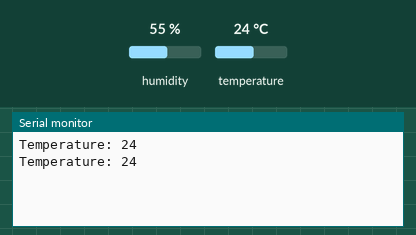
Bench run of a sketch on a simulated Arduino Uno, built with avr-gcc and run on an emulated ATmega328P. Parts: the last lines printed to the serial monitor. The inputs (shaded band) are chosen by the test bench; at power-on: temperature 24 °C, humidity 55 %.

Above: at 1.3 s.
1.4 s: temperature set to 12 °C
At 2.0 s:
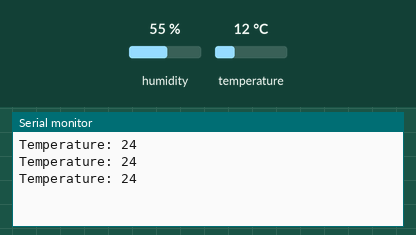
2.9 s: temperature set to 19 °C
At 3.6 s:
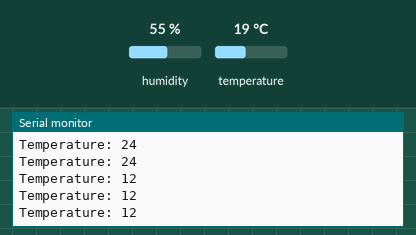
Timing chart, 0 to 5.9 s (numbered marks = the images above; inputs shaded):
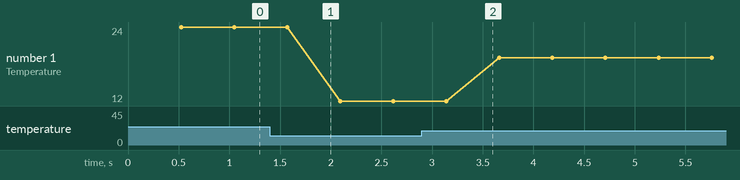

The sketch:

DHT11-with-LED.ino
```cpp
// Include the DHT11 library for interfacing with the sensor.
#include <DHT11.h>

// Create an instance of the DHT11 class.
DHT11 dht11(2);

// What pin the LED is connected to
int ledPin=9;

void setup() {
    // Initialize serial communication to allow debugging and data readout.
    // Using a baud rate of 9600 baud.
    Serial.begin(9600);
}

void loop() {
    // Attempt to read the temperature and humidity values from the DHT11 sensor.
    int temperature = dht11.readTemperature();

    // Check the results of the readings.
    // If the reading is successful, print the temperature and humidity values.
    Serial.print("Temperature: ");
    Serial.println(temperature);

    //Check if temperature is above threshold
    if(temperature>25)
    {
      //If it is, turn on LED
      digitalWrite(ledPin,HIGH);
    }
    else
    {
      digitalWrite(ledPin,LOW);
    }
}
```

Measured:
- plotted number 1: 24 → 12 after the input at 1.4 s, 12 → 19 after the input at 2.9 s
